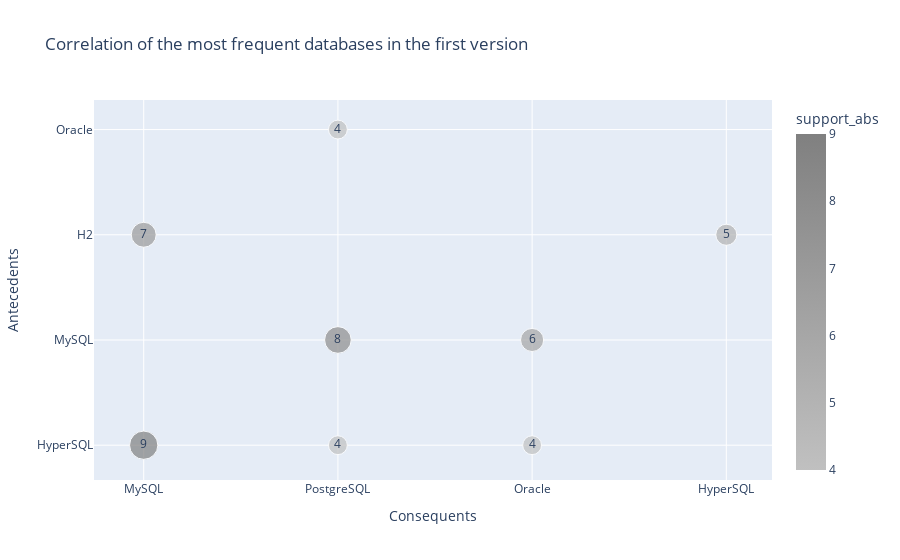

Source (notebook cell):
### Code cell
#Test showing the rules without repetitions and with dataframe ordering.
import plotly.express as px 
#rules1cd = rules1c[(rules1c['support'] >= 0.04) & (rules1c['support_abs'] != 0)] 
orules1c['support_abs'] = orules1c['support_abs'].astype(int)
#fig = px.scatter(rules1c.groupby(['antecedent_sup_abs','consequent_sup_abs']).mean().sort_values(['support_abs',], ascending=[False]),
#.sort_values(['support_abs'], ascending=[False])
fig = px.scatter(orules1c.sort_values(['support_abs'], ascending=[False]), x="Consequents", y="Antecedents", 
#x="consequents", y="antecedents", 
size='support_abs',  color="support_abs", title='Correlation of the most frequent databases in the first version',
hover_data=['support_abs'], color_continuous_scale = ["silver","gray"],text='support_abs') 
#fig.title('Correlation of the most frequent databases')
fig.show()

### Figure 1 — Plotly figure (JSON) as saved in the notebook; plotly's stock layout.template omitted (floating-point values rounded to 4 significant figures)
{"data": [{"customdata": [[9], [8], [7], [6], [5], [4], [4], [4]], "hovertemplate": "Consequents=%{x}<br>Antecedents=%{y}<br>support_abs=%{marker.color}<extra></extra>", "legendgroup": "", "marker": {"color": [9, 8, 7, 6, 5, 4, 4, 4], "coloraxis": "coloraxis", "size": [9, 8, 7, 6, 5, 4, 4, 4], "sizemode": "area", "sizeref": 0.0225, "symbol": "circle"}, "mode": "markers+text", "name": "", "orientation": "v", "showlegend": false, "text": [9, 8, 7, 6, 5, 4, 4, 4], "type": "scatter", "x": ["MySQL", "PostgreSQL", "MySQL", "Oracle", "HyperSQL", "Oracle", "PostgreSQL", "PostgreSQL"], "xaxis": "x", "y": ["HyperSQL", "MySQL", "H2", "MySQL", "H2", "HyperSQL", "HyperSQL", "Oracle"], "yaxis": "y"}], "layout": {"coloraxis": {"colorbar": {"title": {"text": "support_abs"}}, "colorscale": [[0, "silver"], [1, "gray"]]}, "legend": {"itemsizing": "constant", "tracegroupgap": 0}, "title": {"text": "Correlation of the most frequent databases in the first version"}, "xaxis": {"anchor": "y", "domain": [0, 1], "title": {"text": "Consequents"}}, "yaxis": {"anchor": "x", "domain": [0, 1], "title": {"text": "Antecedents"}}}}
